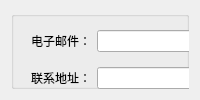
                     <widget class="QWidget" name="contact">
                      <attribute name="icon">
                       <iconset>
                        <normaloff>:/SuperMarketManageSystem/img/m3.png</normaloff>
                        <normalon>:/SuperMarketManageSystem/img/m4.png</normalon>:/SuperMarketManageSystem/img/m3.png</iconset>
                      </attribute>
                      <attribute name="title">
                       <string>联系方式</string>
                      </attribute>
                      <layout class="QGridLayout" name="gridLayout_2">
                       <item row="0" column="0">
                        <widget class="QGroupBox" name="groupBox_15">
                         <property name="title">
                          <string/>
                         </property>
                         <widget class="QWidget" name="layoutWidget">
                          <property name="geometry">
                           <rect>
                            <x>20</x>
                            <y>10</y>
                            <width>401</width>
                            <height>191</height>
                           </rect>
                          </property>
                          <layout class="QGridLayout" name="gridLayout_3">
                           <item row="0" column="0">
                            <widget class="QLabel" name="label_38">
                             <property name="text">
                              <string>电子邮件：</string>
                             </property>
                            </widget>
                           </item>
                           <item row="0" column="1">
                            <widget class="QLineEdit" name="lineEditMail"/>
                           </item>
                           <item row="1" column="0">
                            <widget class="QLabel" name="label_39">
                             <property name="text">
                              <string>联系地址：</string>
                             </property>
                            </widget>
                           </item>
                           <item row="1" column="1">
                            <widget class="QLineEdit" name="lineEditAddress"/>
                           </item>
                           <item row="2" column="0">
                            <widget class="QLabel" name="label_40">
                             <property name="text">
                              <string>邮政编码：</string>
                             </property>
                            </widget>
                           </item>
                           <item row="2" column="1">
                            <widget class="QLineEdit" name="lineEditPostCode"/>
                           </item>
                           <item row="3" column="0">
                            <widget class="QLabel" name="label_41">
                             <property name="text">
                              <string>移动电话：</string>
                             </property>
                            </widget>
                           </item>
                           <item row="3" column="1">
                            <widget class="QLineEdit" name="lineEditTelephone"/>
                           </item>
                           <item row="3" column="2">
                            <widget class="QCheckBox" name="checkBoxIsR">
                             <property name="text">
                              <string>接收留言</string>
                             </property>
                            </widget>
                           </item>
                           <item row="4" column="0">
                            <widget class="QLabel" name="label_42">
                             <property name="text">
                              <string>办公电话：</string>
                             </property>
                            </widget>
                           </item>
                           <item row="4" column="1">
                            <widget class="QLineEdit" name="lineEditFixedphone"/>
                           </item>
                          </layout>
                         </widget>
                        </widget>
                       </item>
                      </layout>
                     </widget>
